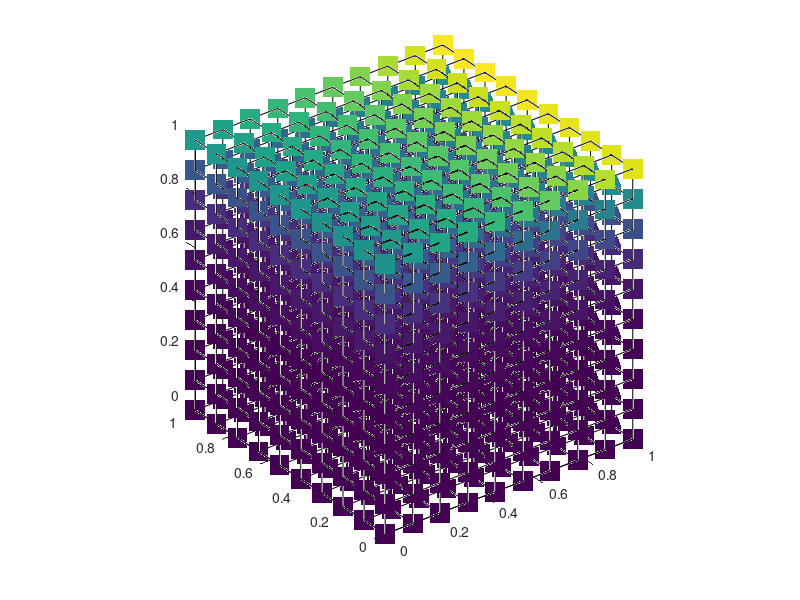

The MATLAB source for this figure:
%% Colorful cube

figure(1), clf

n  = 10;
ni = linspace(0,1,n);
[X,Y] = meshgrid(ni);
x = [X(:) X(:)]';
y = [Y(:) Y(:)]';
z = [zeros(1,n*n); ones(1,n*n)];

% use plot3 t draw all conncting lines

plot3(x,y,z,'k',y,z,x,'k',z,x,y,'k')

% plot the nodes
hold on
[X,Y,Z] = meshgrid(ni);
color = randn(1,n^3);
color = logspace(log10(1),log10(1000),n^3);
h = scatter3(X(:),Y(:),Z(:),200,color,"filled");
set(h, 'Marker','s')
axis square


rotate3d on
